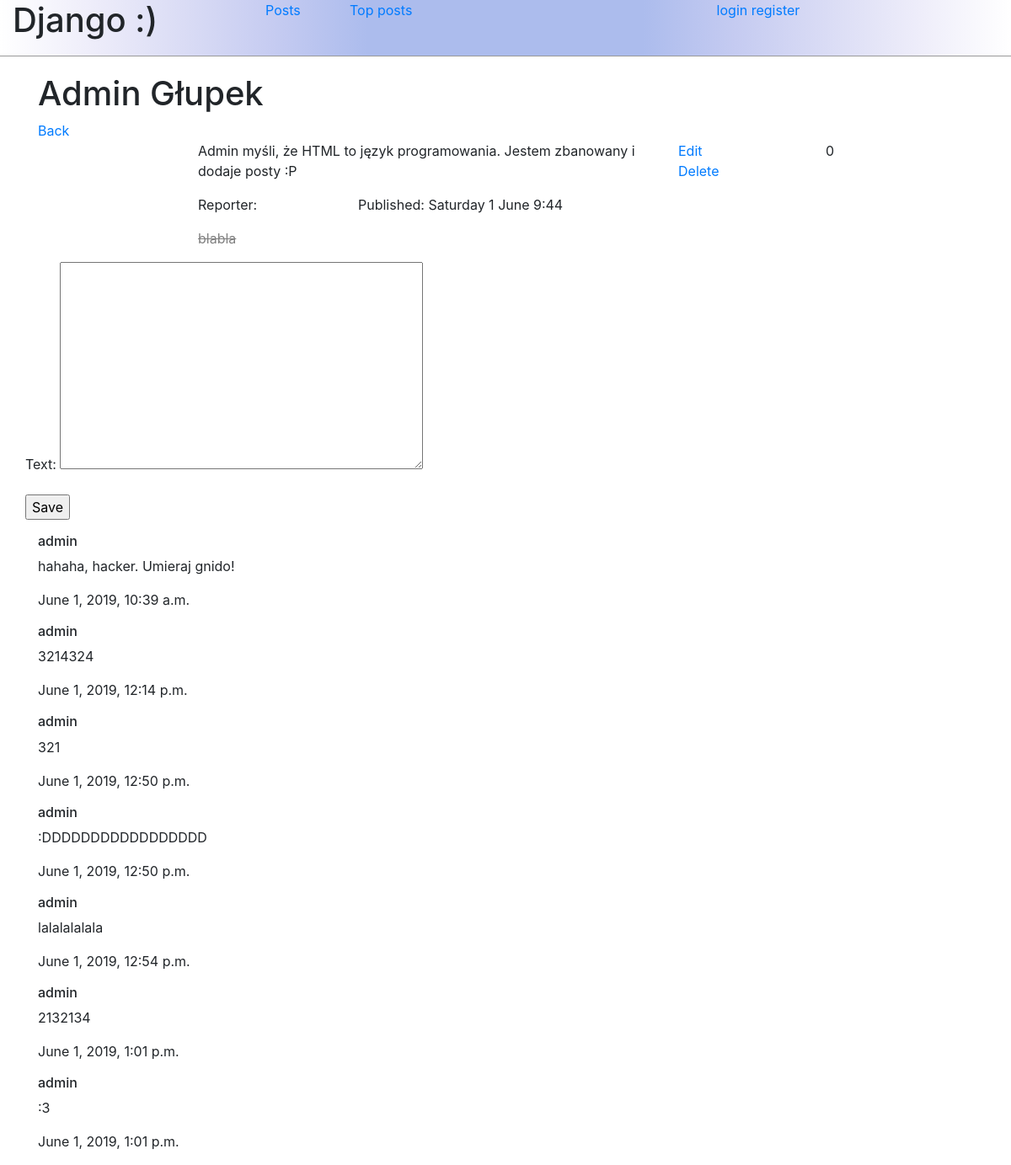
/posts/19, run on the app's committed database.
### wykop/posts/models.py (models this page shows, shortened)
class Post(models.Model):
    title = models.CharField(default='', max_length=150)
    content = models.TextField(default='')
    author = models.ForeignKey(User, related_name='posts', on_delete = deletion.PROTECT)
    date = models.DateTimeField(auto_now_add=True)
    image = models.ImageField(upload_to='post_images/', blank=True)
    video = EmbedVideoField(default='', blank=True)
    def score(self):
        return self.votes.aggregate(score=Sum('value'))['score'] or 0

class Comment(TimeStampedModel):
    post = models.ForeignKey(Post, related_name='comments', on_delete = deletion.PROTECT)
    user = models.ForeignKey(User, related_name='comments', on_delete = deletion.PROTECT)
    text = models.TextField(default='')

### wykop/accounts/models.py (models this page shows)
class User(AbstractUser):
    banned = models.BooleanField(default=False)

### wykop/posts/views.py (the view)
# urls.py: path('<int:pk>', PostView.as_view(), name='detail'),
class PostView(DetailView):
    template_name = 'posts/post.html'
    model = Post
    def get_context_data(self, **kwargs):
        data = super().get_context_data(**kwargs)
        data['title'] = self.object.title
        data['comment_form'] = CommentForm()
        return data

### wykop/posts/forms.py
class CommentForm(ModelForm):
    class Meta:
        model = Comment
        fields = ['text']

### wykop/posts/templates/posts/post.html (shortened to what this page needs)
{% extends "base.html" %}
{% load embed_video_tags %}
{% block content %}
    <div>
        <a href="{% url 'posts:list'%}">Back</a>
    </div>
    <div class="row">
        <div class="col-2 post-img">
        </div>
        <div class="col-6">
            <div class="row">
                <div class="col-12">
                    <p>{{ object.content }}</p>
                </div>
            </div>
            <div class="row">
                <div class="col-4">
            <p>Reporter:
                {% if object.author.banned == True %}
                    <div class="banned">
                        {{ object.author }}
                    </div>
                {% else %}
                    <div>
                        {{ object.author }}
                    </div>
                {% endif %}
            </p>
                </div>
                <div class="col-8">
                    <p>Published: {{ object.date|date:"l j E G:i"}}</p>
                </div>
            </div>
        </div>
        <div class="col-2">
            <div class="row">
                <div class="col-12">
                    <a href="{% url 'posts:update' pk=object.pk%}">Edit</a>
                </div>
            </div>
            <div class="row">
                <div class="col-12">
            <a href="{% url 'posts:delete' pk=object.pk%}">Delete</a>
                </div>
            </div>
        </div>
        <div>
        <p> {{ object.score }}
        </div>
    </div>
    <div class="row">
            <form method="post" action="{% url 'posts:comment' object.pk %}">
                {{ comment_form.as_p }}
                <input type="submit" value="Save" {% if user.banned%} disabled {% endif %}>
            </form>
    </div>
    <div class="row">
        {% for comment in object.comments.all%}
            {% include 'posts/comment.html' %}
        {% endfor %}
    </div>
{% endblock %}

### wykop/posts/templates/base.html (shortened to what this page needs)
{% load static %}
<html>
<head>
    <link rel="stylesheet" href="https://stackpath.bootstrapcdn.com/bootstrap/4.3.1/css/bootstrap.min.css">
    <link rel="stylesheet" type="text/css" href="{% static 'css/main.css' %}">
</head>
<body>
    <nav>
            <div class="row nav">
                <div class="col-3">
                    <h1>Django :)</h1>
                </div>
                <div class="col-1">
                    <a href="{% url 'posts:list' %}">Posts</a>
                </div>
                <div class="col-2">
                    <a href="{% url 'posts:top-list' %}">Top posts</a>
                </div>
                <div class="col-1 offset-1 text-right">
                </div>
                <div class='col-2 text-center'>
                    <p>
                        {% if user.is_authenticated %}
                            <a href="{% url 'accounts:logout' %}">logout</a>
                        {% else %}
                            <a href="{% url 'accounts:login' %}">login</a>
                            <a href="{% url 'accounts:register' %}">register</a>
                        {% endif %}
                    </p>
                </div>
                <div class="col-2 text-right">
                </div>
            </div>
    </nav>
    <div class="container">
    <div class="row content">
            <div class="col-12">
            {% block header %}
                <h1>
                    {{ title }}
                </h1>
            </div>
    </div>
            {% endblock %}
            {% block content %} {% endblock %}
        </div>
</body>
</html>

### wykop/posts/templates/posts/comment.html
<div class="col-12">
            <h6>{{ comment.user }}</h6>
            <p>{{ comment.text }}</p>
            <p>{{ comment.created }}</p>
</div>

### assets/css/main.css (style rules this page uses)
nav { background-image: linear-gradient(to right, #ffffff, #eeedfa, #dadcf5, #c5cbf1, #acbced, #acbced, #acbced, #acbced, #c5cbf1, #dadcf5, #eeedfa, #ffffff); border-bottom: 1px solid rgb(153, 153, 153); width:100%; }
.nav { padding: 0 0 10px 0; margin: 0 auto; max-width:1200px; }
.content { padding: 20px 0 0 0; }
.banned { text-decoration: line-through; color: grey; }

### data on the page
Post: title "Admin Głupek", content "Admin myśli, że HTML to język programowania. Jestem zbanowany i dodaje posty :P", author "blabla", date "Saturday 1 June 9:44", score "0"
Comment: user "admin", text "hahaha, hacker. Umieraj gnido!", created "June 1, 2019, 10:39 a.m."
Comment: user "admin", text "3214324", created "June 1, 2019, 12:14 p.m."
Comment: user "admin", text "321", created "June 1, 2019, 12:50 p.m."
Comment: user "admin", text ":DDDDDDDDDDDDDDDDD", created "June 1, 2019, 12:50 p.m."
Comment: user "admin", text "lalalalalala", created "June 1, 2019, 12:54 p.m."
Comment: user "admin", text "2132134", created "June 1, 2019, 1:01 p.m."
Comment: user "admin", text ":3", created "June 1, 2019, 1:01 p.m."
